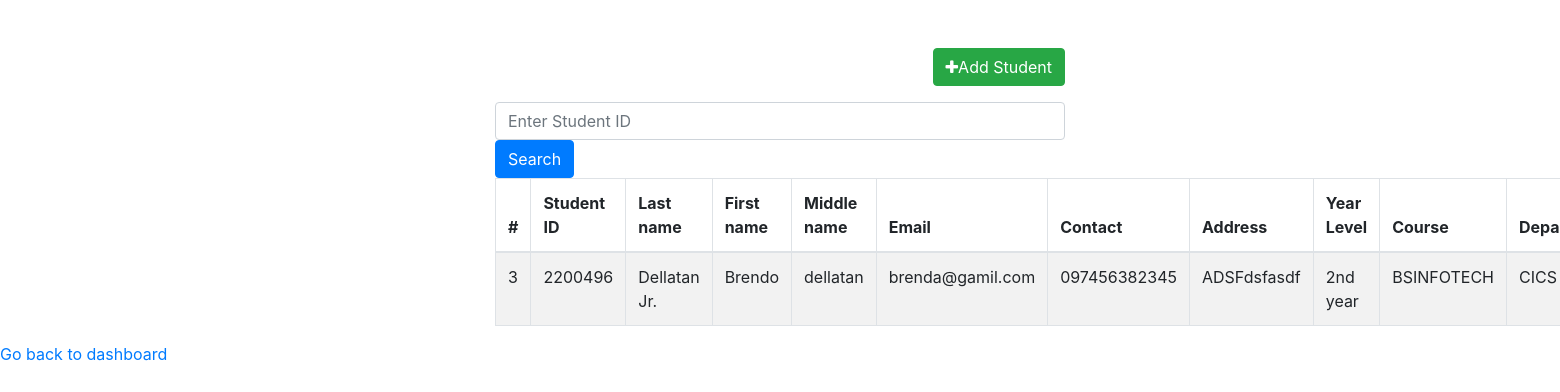
Page /Admin/view/index.php?stu_id=3 on the committed database.
### tables this page shows
CREATE TABLE `students` (
  `stu_id` int(11) NOT NULL,
  `users_id` int(11) NOT NULL,
  `student_id` int(11) NOT NULL,
  `ImageData` varchar(55) NOT NULL,
  `firstname` varchar(55) NOT NULL,
  `lastname` varchar(55) NOT NULL,
  `middlename` varchar(55) NOT NULL,
  `email` varchar(100) NOT NULL,
  `contact` varchar(15) NOT NULL,
  `address` text NOT NULL,
  `year_level` varchar(30) NOT NULL,
  `course` varchar(255) NOT NULL,
  `department` varchar(55) NOT NULL,
  `duty_Status` varchar(15) NOT NULL,
  `gender` varchar(15) NOT NULL,
  `updated_at` datetime NOT NULL DEFAULT current_timestamp()
);

### Admin/view/index.php (the view, shortened to what this page needs)
<?php
    require_once "../../includes/config.php";
?>
<!DOCTYPE html>
<html lang="en">
<head>
    <link rel="stylesheet" href="https://stackpath.bootstrapcdn.com/bootstrap/4.5.2/css/bootstrap.min.css">
    <link rel="stylesheet" href="https://maxcdn.bootstrapcdn.com/font-awesome/4.7.0/css/font-awesome.min.css">
</head>
<body>
<div class="wrapper">
        <div class="container-fluid">
            <div class="row">
                <div class="col-md-12">
                    <div class="mt-5 mb-3 clearfix">
                        <a href="../addStudent/index.php" class="btn btn-success pull-right"><i class="fa fa-plus"></i>Add Student</a>
                    </div>
                    <form action="index.php" method="GET">
                            <input type="text" name="stu_id" class="form-control" placeholder="Enter Student ID">
                            <button type="submit" class="btn btn-primary">Search</button>
                    </form>
                    <?php
                        if(isset($_GET["stu_id"]) && !empty($_GET["stu_id"])){
                            $stu_id = $_GET["stu_id"];
                            $query = "SELECT * FROM students WHERE stu_id = :stu_id";
                            $stmt = $pdo->prepare($query);
                            $stmt->bindParam(":stu_id", $stu_id);
                            if($stmt->execute()){
                                if($stmt->rowCount() > 0){
                                    echo '<table class="table table-bordered table-striped">';
                                    echo "<thead>";
                                    echo "<tr>";
                                    echo "<th>#</th>";
                                    echo "<th>Student ID</th>";
                                    echo "<th>Last name</th>";
                                    echo "<th>First name</th>";
                                    echo "<th>Middle name</th>";
                                    echo "<th>Email</th>";
                                    echo "<th>Contact</th>";
                                    echo "<th>Address</th>";
                                    echo "<th>Year Level</th>";
                                    echo "<th>Course</th>";
                                    echo "<th>Department</th>";
                                    echo "</tr>";
                                    echo "</thead>";
                                    echo "<tbody>";
                                    while ($row = $stmt->fetch()) {
                                        echo "<tr>";
                                        echo "<td>" . $row['stu_id'] . "</td>";
                                        echo "<td>" . $row['student_id'] . "</td>";
                                        echo "<td>" . $row['lastname'] . "</td>";
                                        echo "<td>" . $row['firstname'] . "</td>";
                                        echo "<td>" . $row['middlename'] . "</td>";
                                        echo "<td>" . $row['email'] . "</td>";
                                        echo "<td>" . $row['contact'] . "</td>";
                                        echo "<td>" . $row['address'] . "</td>";
                                        echo "<td>" . $row['year_level'] . "</td>";
                                        echo "<td>" . $row['course'] . "</td>";
                                        echo "<td>" . $row['department'] . "</td>";
                                        echo "</tr>";
                                    }
                                    echo "</tbody>";
                                    echo "</table>";
                                } else {
                                    echo '<div class="alert alert-danger"><em>No records were found.</em></div>';
                                }
                            } else {
                                echo "Oops! Something went wrong. Please try again later.";
                            }
                        }
                    ?>
                </div>
            </div>
        </div>
    </div>
    <a href="../index.php">Go back to dashboard</a>
</body>
</html>

### Admin/view/index.php (style rules this page uses)
.wrapper { width: 600px; margin: 0 auto; }

### rows in the picture
students: stu_id "3", student "2200496", lastname "Dellatan Jr.", firstname "Brendo", middlename "dellatan", email "brenda@gamil.com", contact "097456382345", address "ADSFdsfasdf", year_level "2nd year", course "BSINFOTECH", department "CICS"
